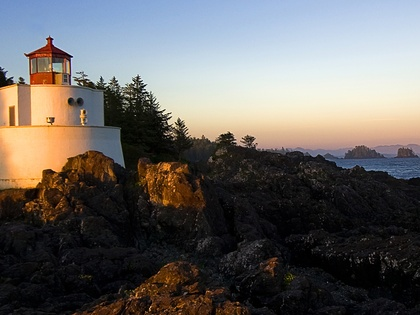
%> input picture P.I. Curso Youtube/PODI_YouTube/Lighthouse.jpg, 420 x 315 px, shrunk from 1024 x 768 before the run
$ octave Histogramaen2D.m   (GNU Octave 9; MATLAB toolbox functions it lacks are replaced by stand-ins)
%> lines starting %> are read from the running program, lines starting %| are printed output that depends on the picture
clear all; clc; close all;
%% Carga de Imagen
a=imread('Lighthouse.jpg');
%> a is the input picture: size 315x420x3 uint8; mean R, G, B 104.2, 101, 98.6
s = size(a);
%> s = [315 420 3]

%% Planos RGB
ar = a(:,:,1);
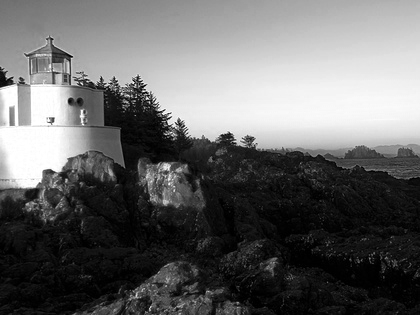
%> ar: size 315x420 uint8; min 0, max 255, mean 104.2
ag = a(:,:,2);
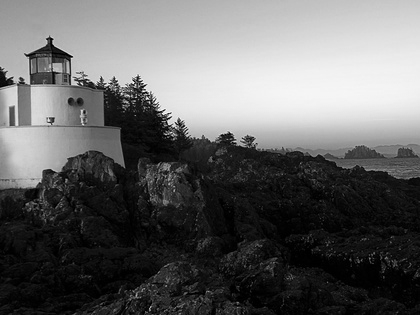
%> ag: size 315x420 uint8; min 0, max 255, mean 101
ab = a(:,:,3);
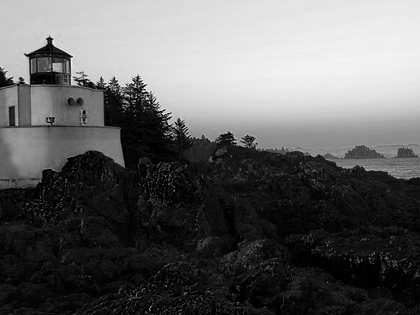
%> ab: size 315x420 uint8; min 0, max 255, mean 98.6

%% Se muestran los planos por separado
figure(1), subplot(3,3,2), imshow(a), title('Imagen Original')
figure(1), subplot(3,3,4), imshow(ar), title('Plano Rojo')
figure(1), subplot(3,3,5), imshow(ag), title('Plano Verde')
figure(1), subplot(3,3,6), imshow(ab), title('Plano Azul')

%%

hist2D = zeros(256);

for f = 1:s(1)

	for c = 1:s(2)

		ngF = ar(f,c);
		ngC = ag(f,c);
		hist2D(ngF+1,ngC+1) = hist2D(ngF+1,ngC+1)+1;

	end
end
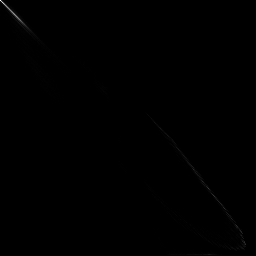
%> hist2D: size 256x256 double; min 0, max 1524, mean 2; drawn with min black and max white

%Visualizaci髇 del histograma
figure(2), imshow(hist2D, [])

$ run again, with P.I. Curso Youtube/PODI_YouTube/103_3789.JPG copied over P.I. Curso Youtube/PODI_YouTube/Lighthouse.jpg
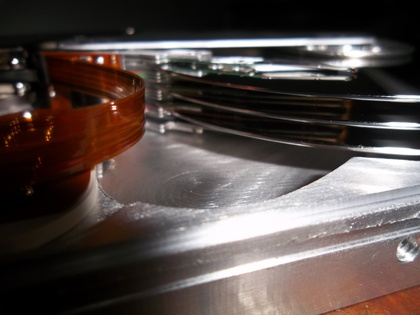
%> input picture P.I. Curso Youtube/PODI_YouTube/103_3789.JPG, 420 x 315 px, shrunk from 4288 x 3216 before the run
%> a is the input picture: size 315x420x3 uint8; mean R, G, B 85.5, 74.8, 71.7
%> `ar = a(:,:,1);`:
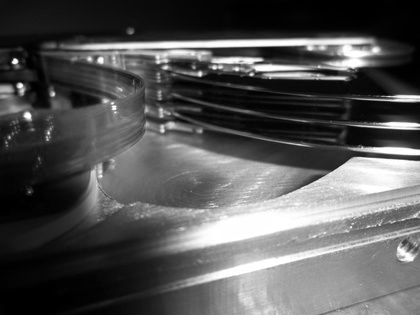
%> ar: size 315x420 uint8; min 0, max 255, mean 85.5
%> `ab = a(:,:,3);`:
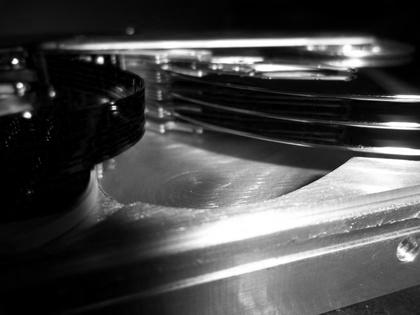
%> ab: size 315x420 uint8; min 0, max 255, mean 71.7
